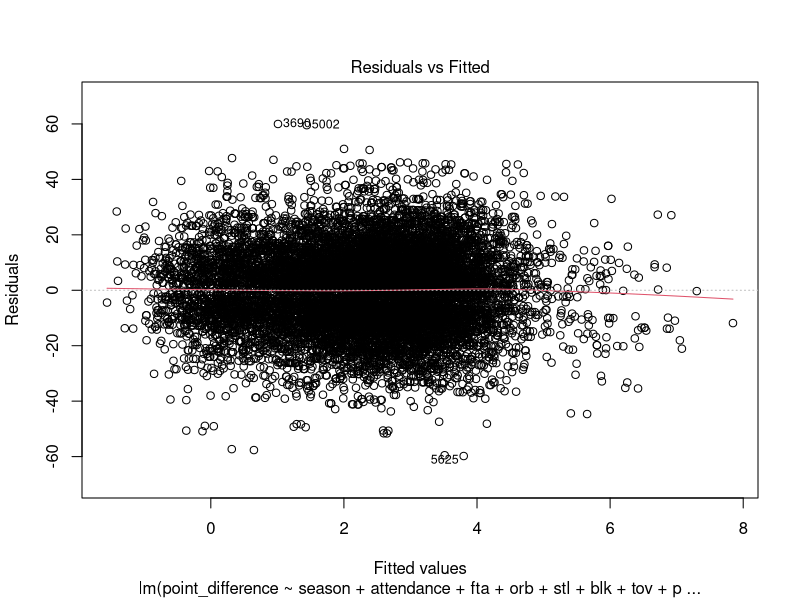
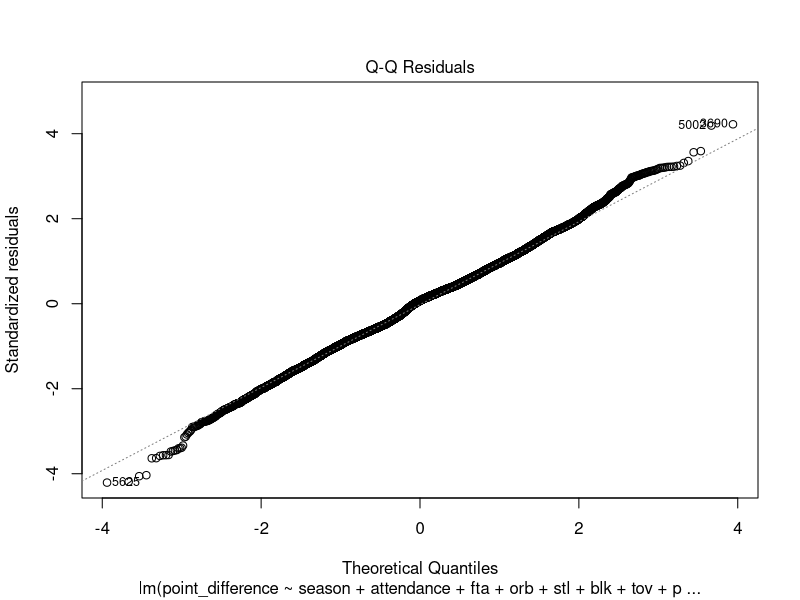
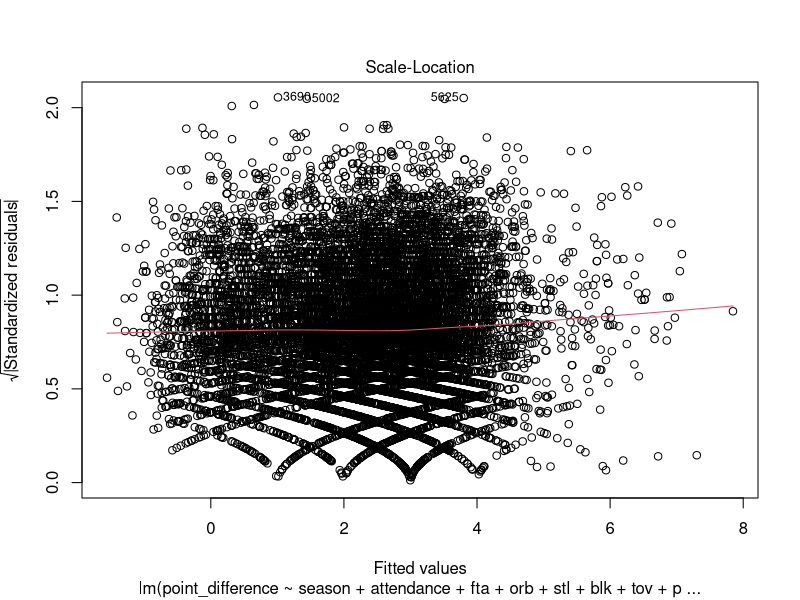
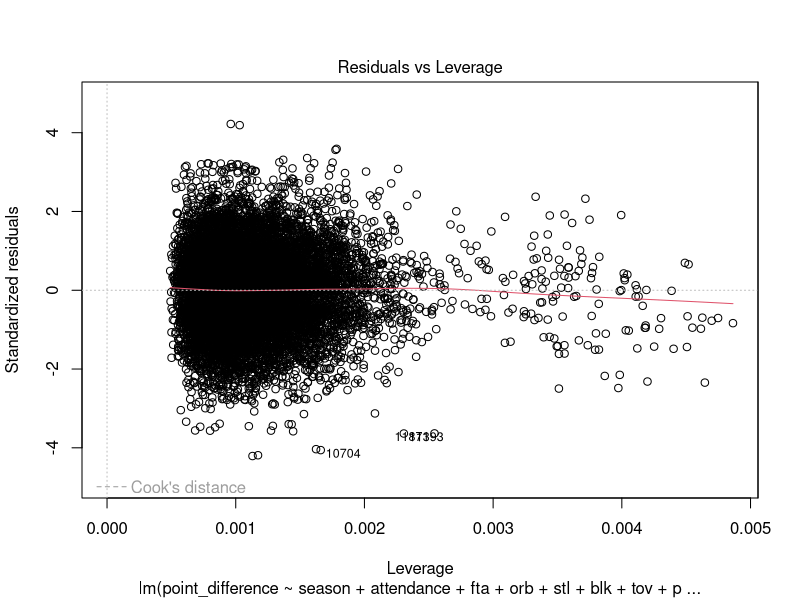

Generate these figures, in order, with R:
# Code of the linear model

# Packages
library(here)
library(tidyverse)
library(ggplot2)
library(broom)
library(tidyr)
library(dplyr)

# Read in the data (total_box_scores_glm_lm.csv)
box <- read.csv(here("data", "processed", "total_box_scores_glm_lm.csv"), row.names = "X")

# Check the data
table(box$season)

# null_model
null_model <- lm(abs_point_dif ~ 1, data = box)

# Time to find the best fit model through a statistical approach
# Lets add one predictor variable at a time and see if it improves the fit of the model

season <- lm(abs_point_dif ~ season, data = box)
anova(null_model, season)
## 2  12262 905159  5    1873.8 5.0769 0.0001186 ***

# Season improves the model

attendance <- lm(abs_point_dif ~ season + attendance, data = box)
anova(null_model, season, attendance)
## 3  12261 904280  1    878.74 11.9146 0.0005588 ***

# Attendance improves the model

fga <- lm(abs_point_dif ~ season + attendance + fga, data = box)
anova(null_model, season, attendance, fga)
## 4  12260 904176  1    103.62  1.4050 0.2359049

# fga do not improve the model

fg3a <- lm(abs_point_dif ~ season + attendance + fg3a, data = box)
anova(null_model, season, attendance, fg3a)
## 4  12260 904065  1    214.96  2.9151 0.0877776 .  

# fg3a do not improve the model

fta <- lm(abs_point_dif ~ season + attendance + fta, data = box)
anova(null_model, season, attendance, fta)
## 4  12260 894522  1    9758.3 133.7432 < 2.2e-16 ***

# fta improve the model

orb <- lm(abs_point_dif ~ season + attendance + fta + orb, data = box)
anova(null_model, season, attendance, fta, orb)
## 5  12259 894052  1     469.9   6.4433 0.0111491 *  

# orb improve the model

drb <- lm(abs_point_dif ~ season + attendance + fta + orb + drb, data = box)
anova(null_model, season, attendance, fta, orb, drb)
## 6  12258 893776  1     275.8   3.7824 0.0518181 . 

# drb do not improve the model

stl <- lm(abs_point_dif ~ season + attendance + fta + orb + stl, data = box)
anova(null_model, season, attendance, fta, orb, stl)
## 6  12258 892319  1    1732.7  23.8025 1.081e-06 ***

# stl improve the model

blk <- lm(abs_point_dif ~ season + attendance + fta + orb + stl + blk, data = box)
anova(null_model, season, attendance, fta, orb, stl, blk)
## 7  12257 891916  1     403.5   5.5447 0.0185523 *

# blk improve the model

tov <- lm(abs_point_dif ~ season + attendance + fta + orb + stl + blk + tov, data = box)
anova(null_model, season, attendance, fta, orb, stl, blk, tov)
## 8  12256 891307  1     609.0   8.3741 0.0038128 ** 

# tov improve the model

pf <- lm(abs_point_dif ~ season + attendance + fta + orb + stl + blk + tov + pf, data = box)
anova(null_model, season, attendance, fta, orb, stl, blk, tov, pf)
## 9  12255 882343  1    8963.7 124.4977 < 2.2e-16 ***

# pf improve the model

# Final model
final_model <- lm(abs_point_dif ~ season + attendance + fta + orb + stl + blk + tov + pf, data = box)
anova(null_model, season, attendance, fta, orb, stl, blk, tov, final_model)

summary(final_model)

# Venue
hagl <- lm(abs_point_dif ~ season + attendance + fta + orb + stl + blk + tov + pf + venue, data = box)
anova(null_model, season, attendance, fta, orb, stl, blk, tov, final_model, hagl)

anova(null_model, hagl)
summary(hagl)

# Residuals (point_difference)
hagl_2 <- lm(point_difference ~ season + attendance + fta + orb + stl + blk + tov + pf + venue, data = box)

summary(hagl_2)

plot(hagl_2)

# Summary table (abs_point_dif)

# Create a summary table and assign it to an object 
table_hagl <- tidy(hagl)

# Rename the columns
names(table_hagl) <- c("Coefficient", "Estimated value", "SE", "t", "p")

# Rename the seasons
table_hagl$Coefficient[table_hagl$Coefficient=="season2017-18"] <- "2017-18"
table_hagl$Coefficient[table_hagl$Coefficient=="season2018-19"] <- "2018-19"
table_hagl$Coefficient[table_hagl$Coefficient=="season2019-20"] <- "2019-20"
table_hagl$Coefficient[table_hagl$Coefficient=="season2019-21"] <- "2019-21"
table_hagl$Coefficient[table_hagl$Coefficient=="season2020-21"] <- "2020-21"

# Round the columns down
table_hagl <- table_hagl %>% 
  mutate_at(vars(p, `Estimated value`, SE), list(~ round(., 5)))

table_hagl <- table_hagl %>% 
  mutate_at(vars(p), list(~ round(., 3)))

table_hagl <- table_hagl %>% 
  mutate_at(vars(t), list(~ round(., 2)))

# Export
write.table(table_hagl, file = "lm.txt", sep = ",", quote = FALSE, row.names = F)

# Point difference per season per venue
tapply(box$points, list(box$venue, box$season), mean)

#### ----
# Average score - see table 3 in the paper
abs_pf_2016 <- 14.40271
abs_pf_2017 <- -0.42455
abs_pf_2018 <- 0.54736
abs_pf_2019 <- 0.15067
abs_pf_zero <- 2.31639
abs_pf_res <- 2.64222
home_team <- 0.00980

# 2017-18
abs_pf_2017 <- abs_pf_2016 + abs_pf_2017
## [1] 13.97816

# 2018-19
abs_pf_2018 <- abs_pf_2016 + abs_pf_2018
## [1] 14.95007

# 2019-20
abs_pf_2019 <- abs_pf_2016 + abs_pf_2019
## [1] 14.55338

# 2019-21
abs_pf_zero <- abs_pf_2016 + abs_pf_zero
## [1] 16.7191

# 2020-21
abs_pf_res <- abs_pf_2016 + abs_pf_res
## [1] 17.04493

# Home team
home_team <- abs_pf_2016 + home_team
## [1] 14.41251

# Pre COVID-19, during the 2016-17, 2017-18, 2018-19 seasons and the 2019-20 
# sample the average score of absolute point difference was
(abs_pf_2016 + abs_pf_2017 + abs_pf_2018 + abs_pf_2019)/4
## [1] 14.47108